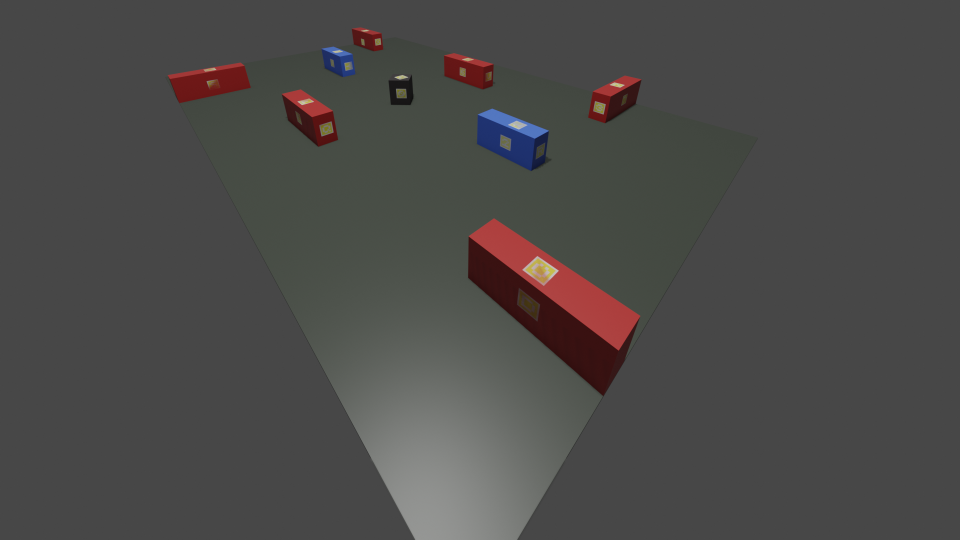
#> input picture images/example2.png, 1920 x 1080 px (shown at 1/2 size)
$ python transform_example.py --image images/example2.png
#> lines starting #> are read from the running program, lines starting #| are printed output that depends on the picture
# import the necessary packages
from imutils.perspective import four_point_transform
import numpy as np
import argparse
import cv2

# construct the argument parse and parse the arguments
ap = argparse.ArgumentParser()
ap.add_argument("-i", "--image", help="path to the image file")
ap.add_argument("-c", "--coords",
                help="comma seperated list of source points")
args = vars(ap.parse_args())
# load the image and grab the source coordinates (i.e. the list of
# of (x, y) points)
# NOTE: using the 'eval' function is bad form, but for this example
# let's just roll with it -- in future posts I'll show you how to
# automatically determine the coordinates without pre-supplying them
image = cv2.imread('images/example2.png')
#> image is the input picture: shape (1080, 1920, 3); mean B, G, R 72.4, 74, 75.4
pts_1 = np.array([(151, 373), (750, 268), (1693, 531), (1368, 1078)])
pts_2 = np.array([(336, 148), (790, 72), (1513, 277), (936, 1075)])
pts_3 = np.array([(72, 145), (730, 34), (1766, 332), (968, 1078)])
# apply the four point tranform to obtain a "birds eye view" of
# the image
warped = four_point_transform(image, pts_2)
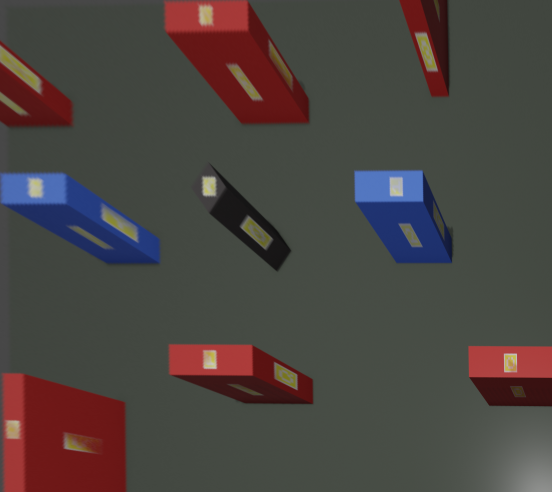
#> warped: shape (984, 1104, 3) (shown at 1/2 size); mean B, G, R 64.8, 68.1, 74.6
# show the original and warped images
cv2.imshow("Original", image)
cv2.imshow("Warped", warped)
cv2.imwrite("images/test.png", warped)
cv2.waitKey(0)

$ run again, with images/example1.png copied over images/example2.png
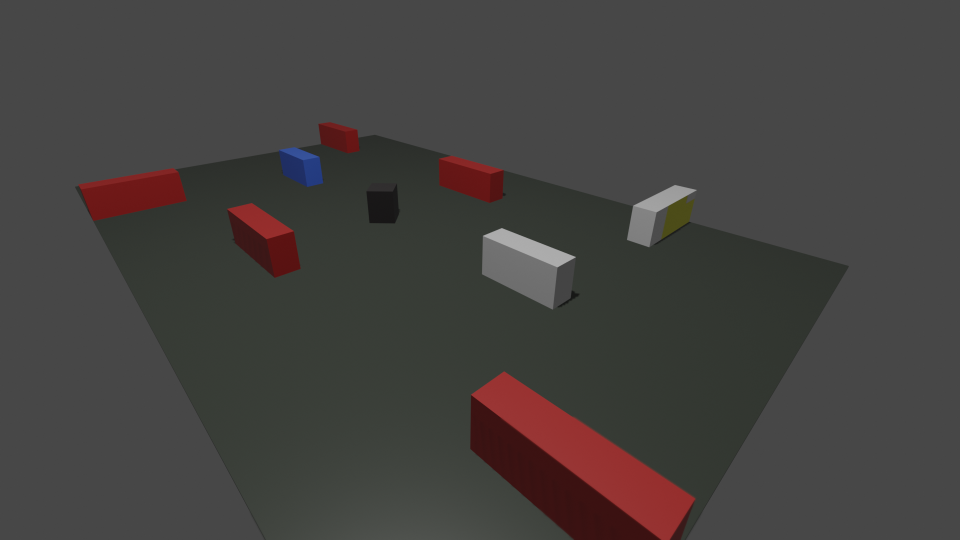
#> input picture images/example1.png, 1920 x 1080 px (shown at 1/2 size)
#> image is the input picture: shape (1080, 1920, 3); mean B, G, R 63.1, 65.1, 68
#> `warped = four_point_transform(image, pts_2)`:
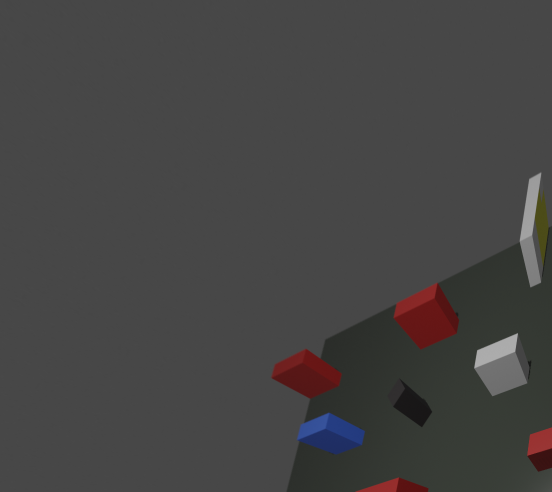
#> warped: shape (984, 1104, 3) (shown at 1/2 size); mean B, G, R 67.7, 68.2, 69.3

$ run again, with images/example3.png copied over images/example2.png
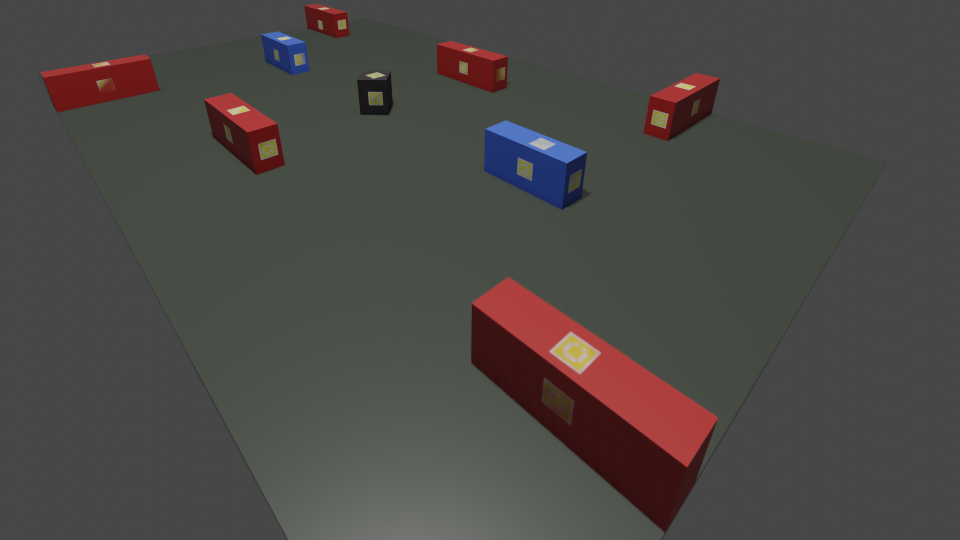
#> input picture images/example3.png, 1920 x 1080 px (shown at 1/2 size)
#> image is the input picture: shape (1080, 1920, 3); mean B, G, R 69.2, 72.2, 75.3
#> `warped = four_point_transform(image, pts_2)`:
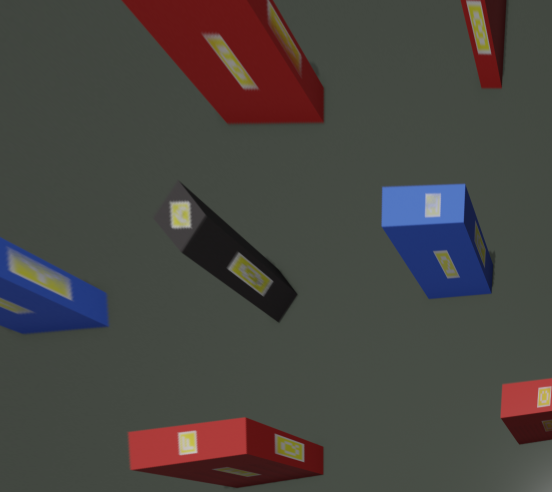
#> warped: shape (984, 1104, 3) (shown at 1/2 size); mean B, G, R 65.1, 68.6, 71.4

$ run again, with images/example4.png copied over images/example2.png
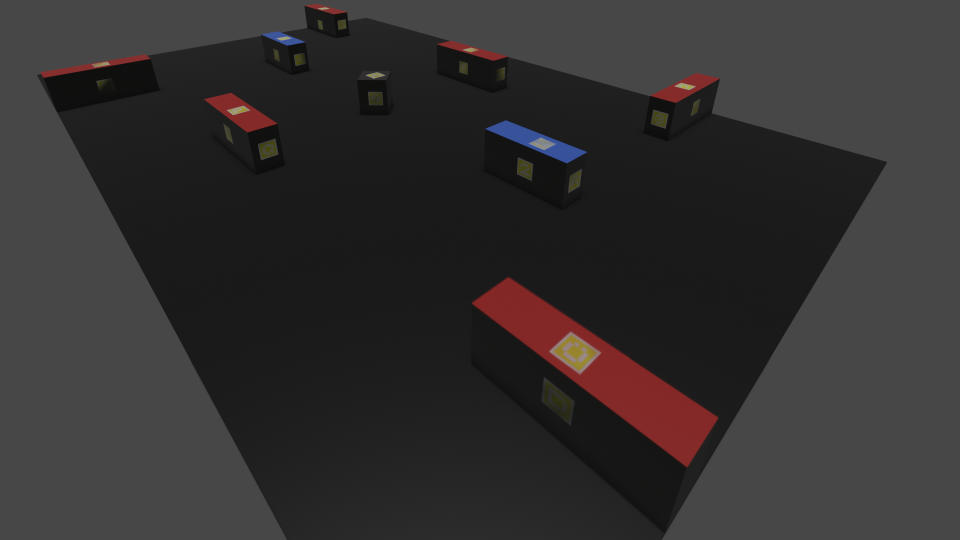
#> input picture images/example4.png, 1920 x 1080 px (shown at 1/2 size)
#> image is the input picture: shape (1080, 1920, 3); mean B, G, R 47.2, 47.4, 50
#> `warped = four_point_transform(image, pts_2)`:
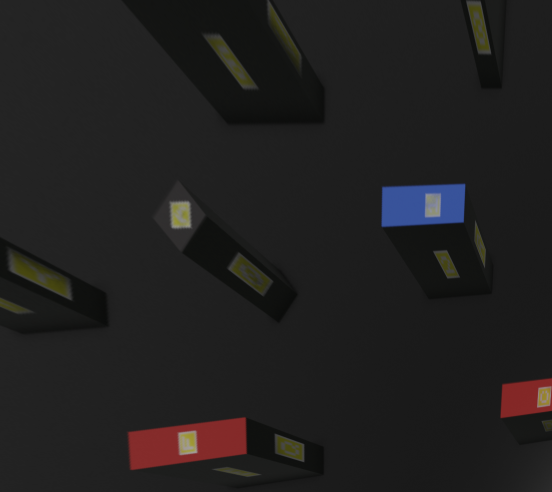
#> warped: shape (984, 1104, 3) (shown at 1/2 size); mean B, G, R 31, 31.1, 32.6
